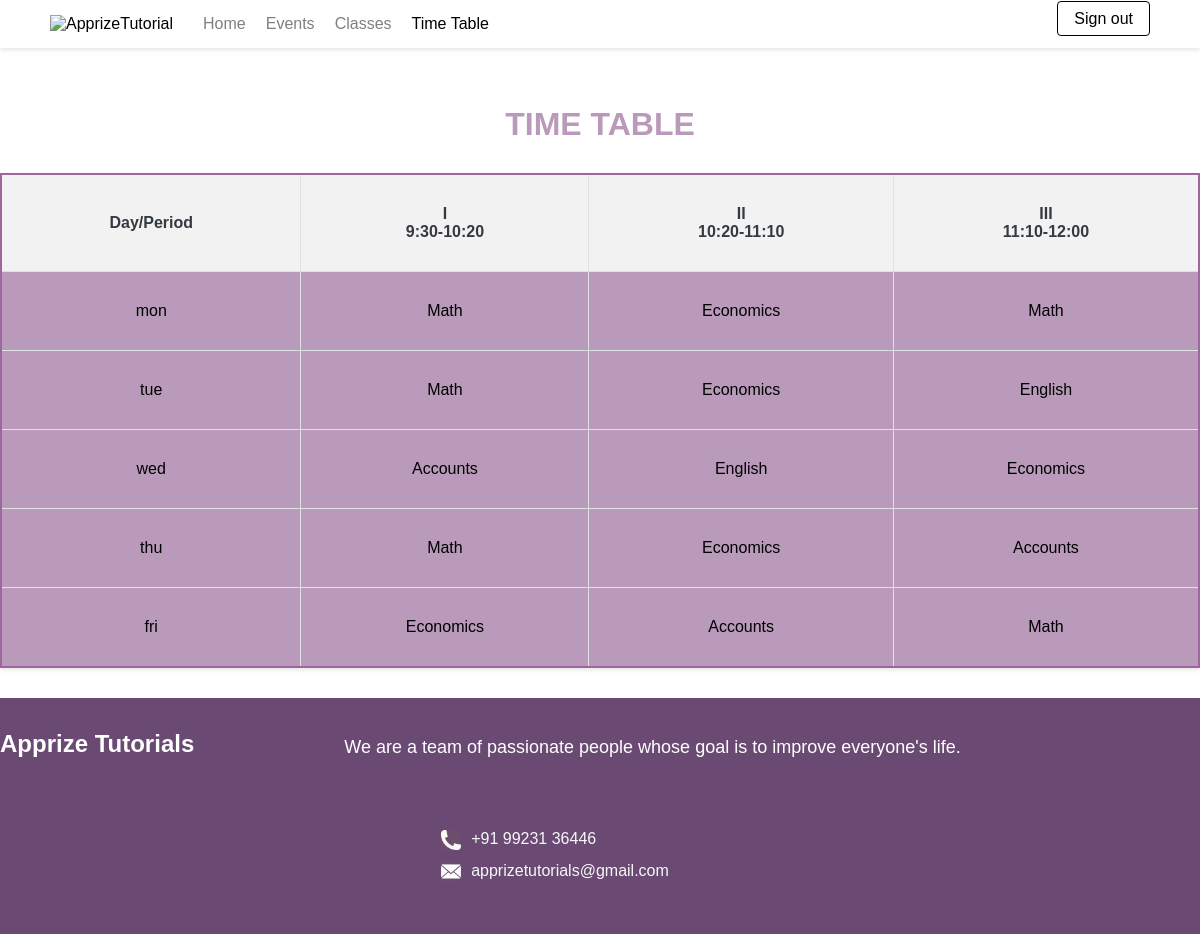
The app's page /pages/timetable.php (signed in) with its own data.
### tables this page shows
CREATE TABLE `tbTimetable` (
  `id` int NOT NULL,
  `day` varchar(50) NOT NULL,
  `subject` varchar(150) NOT NULL
);

### pages/timetable.php (the view, shortened to what this page needs)
<?php
include_once('../config/config.php');
$sql = "SELECT day, subject
        FROM tbtimetable
        ORDER BY FIELD(day, 'mon', 'tue', 'wed', 'thu', 'fri')";
$result = $conn->query($sql);
?>
<!DOCTYPE html>
<head>
    <link type="text/css" rel="stylesheet" href="../public/css/style.css"/>
</head>
<body>
    <div id="wrapwrap" class="classpage">
        <header id="top" data-anchor="true" data-name="Header" data-extra-items-toggle-aria-label="Extra items button" class="o_header_standard">
            <nav data-name="Navbar" aria-label="Main" class="navbar navbar-expand-lg navbar-light o_colored_level o_cc d-none d-lg-block shadow-sm">
                <div id="o_main_nav" class="o_main_nav container">
                    <a data-name="Navbar Logo" class="navbar-brand logo me-4">
                        <span role="img" aria-label="Logo of ApprizeTutorial" title="ApprizeTutorial">
                            <img src="../images/logo.png" width="95" height="40" alt="ApprizeTutorial"/>
                        </span>
                    </a>
                    <ul role="menu" id="top_menu" class="nav navbar-nav top_menu o_menu_loading me-auto">
                        <li role="presentation" class="nav-item">
                            <a role="menuitem" href="dashboard.php" class="nav-link">
                                <span>Home</span>
                            </a>
                        </li>
                        <li role="presentation" class="nav-item">
                            <a role="menuitem" href="event.php" class="nav-link">
                                <span>Events</span>
                            </a>
                        </li>
                        <li role="presentation" class="nav-item">
                            <a role="menuitem" href="class.php" class="nav-link">
                                <span>Classes</span>
                            </a>
                        </li>
                        <li role="presentation" class="nav-item">
                            <a role="menuitem" href="timetable.php" class="nav-link active ">
                                <span>Time Table</span>
                            </a>
                        </li>
                    </ul>
                    <ul class="navbar-nav align-items-center gap-2 flex-shrink-0 justify-content-end ps-3">
                    <li class=" o_no_autohide_item">
            <?php if (isset($_SESSION["userID"])) { ?>
                        <a href="../login.php" class="btn btn-outline-secondary">Sign out</a>
                    <?php }else {?>
                        <a href="../login.php" class="btn btn-outline-secondary">Sign in</a>
                        <?php }?>
            </li>
                    </ul>
                </div>
            </nav>
        </header>
</head>
<body>
    <h1><br>TIME TABLE</h1>
    <table id="timetable" class="display" style="width:100%">
    <thead>
        <tr>
            <th>Day/Period</th>
            <th>I<br>9:30-10:20</th>
            <th>II<br>10:20-11:10</th>
            <th>III<br>11:10-12:00</th>
        </tr>
    </thead>
    <tbody>
        <?php
        $currentDay = "";
        while ($row = $result->fetch(PDO::FETCH_ASSOC)) {
            if ($row['day'] != $currentDay) {
                $currentDay = $row['day'];
            ?>
        <tr>
            <td><?php echo htmlspecialchars($row['day']); ?></td>
            <td><?php echo htmlspecialchars($row['subject']); ?></td>
    <?php } else { ?>
            <td><?php echo htmlspecialchars($row['subject']); ?></td>
<?php }  }   echo "</tr>"; ?>
    </tbody>
    </table>
    <footer id="bottom" data-anchor="true" data-name="Footer" class="o_footer o_colored_level o_cc">
        <div id="footer" class="oe_structure oe_structure_solo">
            <section class="s_text_block pt48" data-snippet="s_text_block" data-name="Text">
                <div class="container">
                    <div class="row">
                        <div class="col-lg-3 pb24">
                            <h4><b>Apprize Tutorials</b></h4>
                        </div>
                        <div class="col-lg-9 pb24">
                            <p class="lead">We are a team of passionate people whose goal is to improve everyone's life.</p>
                        </div>
                    </div>
                </div>
            </section>
            <section class="s_text_block" data-snippet="s_text_block" data-name="Text">
                <div class="container">
                    <div class="row align-items-center">
                        <div class="col-lg-3 pb24">
                        </div>
                        <div class="col-lg-6 pb24">
                            <ul class="list-unstyled mb-0">
                                <li><img src="../images/icon.png" alt="Phone Icon" width="20" height="20" class="me-2"><a href="tel:+91 99231 36446">+91 99231 36446</a></li>
                                <li><img src="../images/icon2.png" alt="Email Icon" width="20" height="20" class="me-2"><a href="mailto:apprizetutorials@gmail.com">apprizetutorials@gmail.com</a></li>
                            </ul>
                        </div>
                    </div>
                </div>
            </section>
        </div>
    </footer>
</body>
</html>

### public/css/style.css (style rules this page uses)
body { margin: 0; font-family: 'Arial', sans-serif; }
.navbar { padding: 10px 35px; background-color: white; box-shadow: 0 2px 4px rgba(0, 0, 0, 0.1); }
.o_main_nav.container { display: flex; align-items: center; justify-content: space-between; }
.navbar-brand.logo { display: flex; align-items: center; }
.navbar-brand.logo img { height: 40px; width: auto; }
.navbar-nav.top_menu { display: flex; list-style-type: none; margin: 0; padding: 0; margin-left: 20px; }
.navbar-nav.top_menu .nav-item { margin: 0 10px; }
.navbar-nav.top_menu .nav-link { color: #817f7f; text-decoration: none; font-size: 16px; }
.navbar-nav.top_menu .nav-link.active { color: #000; }
.navbar-nav.align-items-center { display: flex; list-style: none; margin: 0; padding: 0; margin-left: auto; }
.btn-outline-secondary { padding: 8px 16px; border: 1px solid #000; color: #000; background-color: transparent; border-radius: 4px; text-decoration: none; font-size: 16px; }
footer.o_footer { background-color: #6A4A73; color: #fff; }
footer .s_text_block { padding-bottom: 24px; }
footer h4 { font-size: 24px; font-weight: bold; color: #ffffff; }
footer p.lead { font-size: 18px; margin-bottom: 16px; color: #ffffff; font-weight: lighter; padding: 4px 150px; padding-bottom: 0px; }
footer ul { padding-left: 170px; list-style: none; }
footer ul li { display: flex; margin-bottom: 12px; font-size: 16px; }
footer ul li img { margin-right: 10px; }
footer ul li a { color: #f7f7f7; text-decoration: none; }
footer .container { max-width: 1200px; margin: 0 auto; }
footer .row { display: flex; justify-content: flex-start; align-items: center; }
.container { max-width: 1140px; margin: 0 auto; padding: 0 15px; }
.row { display: flex; flex-wrap: wrap; margin: 0 -15px; }
p { line-height: 2.5; font-weight: lighter; margin-bottom: 1rem; }
h1 { text-align: center; color:#BA9ABA; }
table { border-collapse: collapse; margin: 30px auto; background-color: #BA9ABA; border: 2px solid#9D669D; box-shadow: 0 2px 4px rgba(0, 0, 0, 0.1); }
th, td { border: 1px solid #dee2e6; padding: 30px; text-align: center; }
th { background-color: #f2f2f2; color: #343a40; }
.col-lg-6 { flex: 0 0 50%; max-width: 50%; position: relative; padding: 0; display: flex; align-items: center; justify-content: center; color: white; }
ul { list-style-type: none; padding-left: 0; }
ul li { margin-bottom: 10px; }
ul li a { color: #000; text-decoration: none; }

### records on screen
tbtimetable: day "mon", subject "Math"
tbtimetable: subject "Economics"
tbtimetable: subject "Math"
tbtimetable: day "tue", subject "Math"
tbtimetable: subject "Economics"
tbtimetable: subject "English"
tbtimetable: day "wed", subject "Accounts"
tbtimetable: subject "English"
tbtimetable: subject "Economics"
tbtimetable: day "thu", subject "Math"
tbtimetable: subject "Economics"
tbtimetable: subject "Accounts"
tbtimetable: day "fri", subject "Economics"
tbtimetable: subject "Accounts"
tbtimetable: subject "Math"
